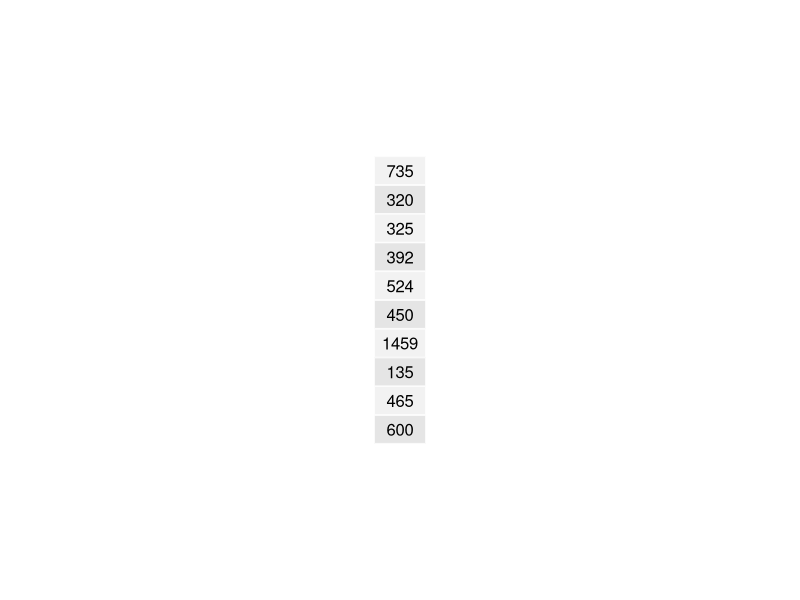
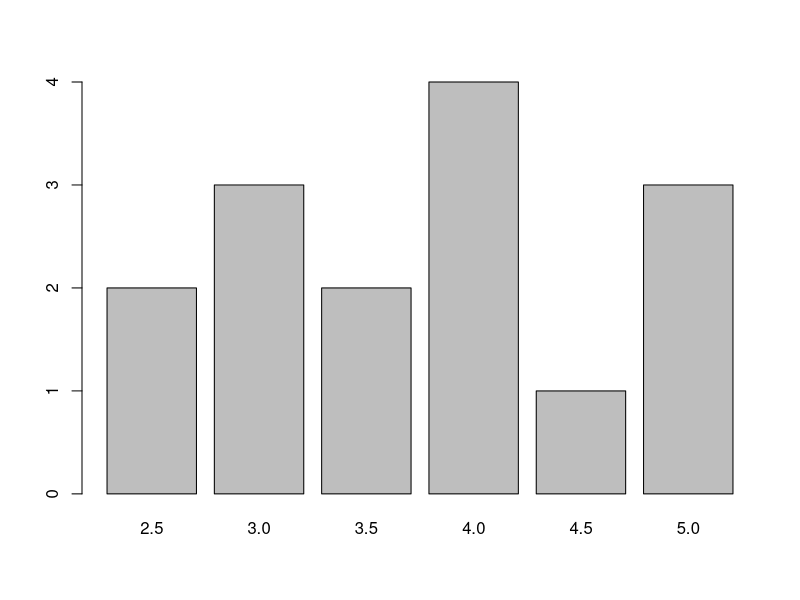
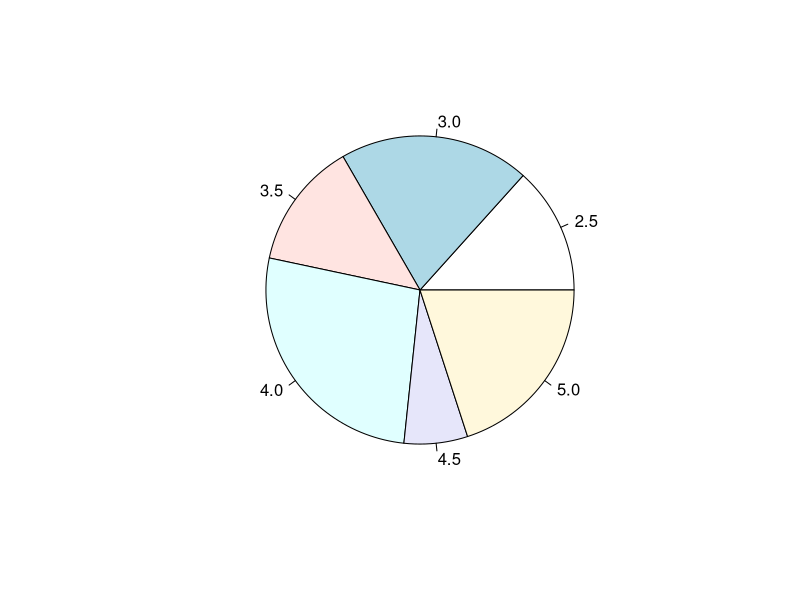
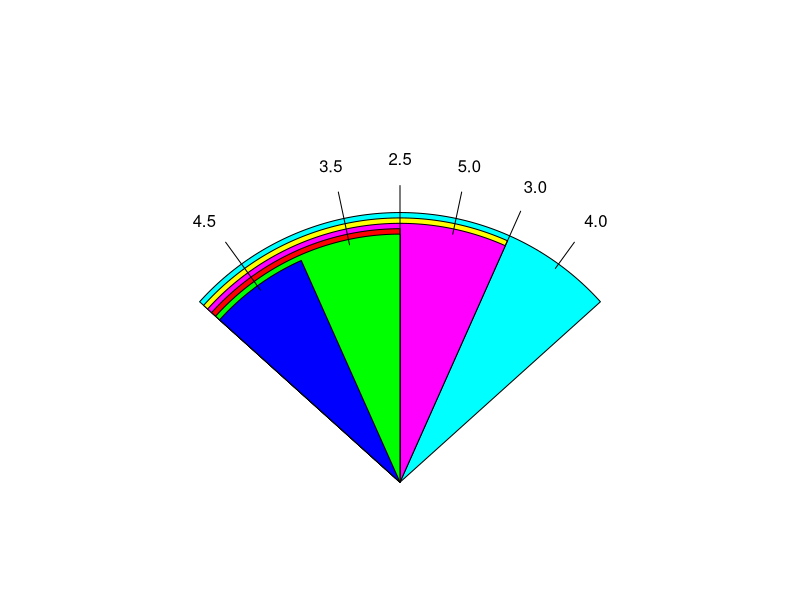
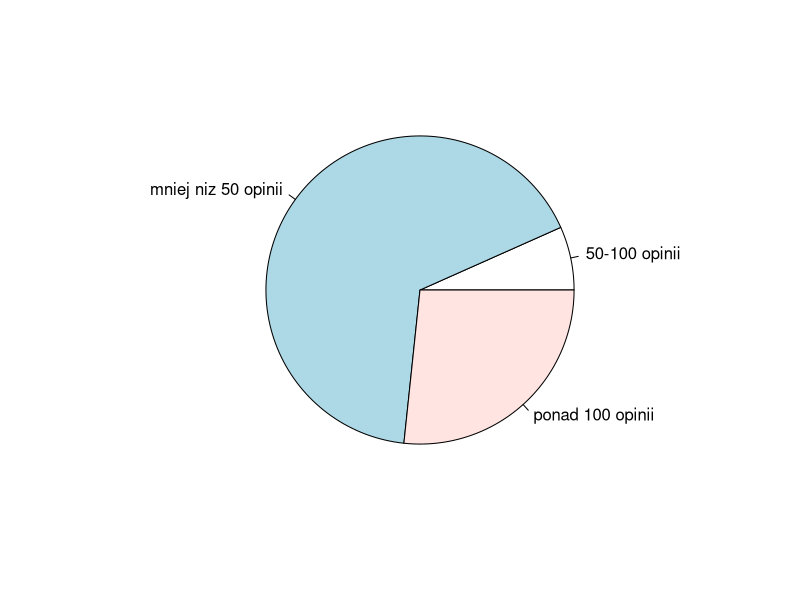

Source code (R) for these figures, in order:
#(a)
library(here)

a <- 4 * sin(pi)
b <- 3 * a

compare <- function(a, b) {
  ifelse(a > b, "a jest wieksze", "b jest wieksze")
}
print(compare(a, b))

#(b)

myMax <- max(1, 3)
print(myMax)

#(c)
myVector <- seq(90, 115, by = 1)
squaredVector <- myVector ^ 2
print(sum(squaredVector) / length(squaredVector))

#(d)
print(apropos("max", mode = "function"))

#(e)
#dodatkowa biblioteka, ktora umozliwa uzywanie sciezek


setwd("/Users/patryk/ath/Magister/Semestr I/apu/zadanie01/workdir")
eStr <- "lodówka z największą pojemnością"
save(eStr, file = "file.Rdata")
#remove(eStr)
#print(eStr)
#load("file.Rdata")
print(eStr)

#(f)
#install.packages("gridExtra")
library(gridExtra)
grid.table(rivers[1:10])

#(g)
gVector <- seq(1000, 850, -2)
print(gVector)

#(h)
hVectorA <- seq(30, 5, -1)
hVectorB <- seq(11, 23, 1)
hVectorD <- c(hVectorB, hVectorA)
print(hVectorD)

#(i)
lodowki <- c("lodowka 1", "lodowka 2", "lodowka 3", "lodowka 4", "lodowka 5", "lodowka 6", "lodowka 7", "lodowka 8", "lodowka 9", "lodowka 10")
pojemnosc_uzytkowa_chlodziarki <- c(10, 20, 30, 40, 50, 60, 70, 80, 90, 100)
pojemnosc_uzytkowa_zamrazarki <- c(100, 90, 80, 70, 60, 50, 40, 30, 20, 10)
cena <- c(1000, 1220, 3200, 3120, 1020, 3001, 2000, 4000, 4340, 2330)
liczba_opinii <- c(10, 30, 123, 1, 230, 120, 40, 53, 20, 11)
tabelka <- data.frame(lodowki, pojemnosc_uzytkowa_chlodziarki, pojemnosc_uzytkowa_zamrazarki, cena, liczba_opinii)

print(tabelka)
print(mean(tabelka$cena))

#(j)
lodowki <- c("lodowka 11")
pojemnosc_uzytkowa_chlodziarki <- c(110)
pojemnosc_uzytkowa_zamrazarki <- c(15)
cena <- c(1350)
liczba_opinii <- c(10)
nowa_lodowka_tabelka <- data.frame(lodowki, pojemnosc_uzytkowa_chlodziarki, pojemnosc_uzytkowa_zamrazarki, cena, liczba_opinii)
tabelka <- rbind(tabelka, nowa_lodowka_tabelka)
print(tabelka)
print(mean(tabelka$cena))

#(k)
oceny <- c("2.5", "3.0", "4.0", "5.0", "4.5", "4.0", "3.5", "5.0", "3.5", "3.0", "4.0")
tabelka <- cbind(tabelka, oceny)
print(tabelka)
print(tapply(tabelka$cena, tabelka$oceny, mean))

#(l)
lodowki <- c("lodowka 91", "lodowka 92", "lodowka 93", "lodowka 94")
pojemnosc_uzytkowa_chlodziarki <- c(10, 20, 30, 40)
pojemnosc_uzytkowa_zamrazarki <- c(100, 90, 80, 70)
cena <- c(1000, 1220, 3200, 3120)
liczba_opinii <- c(10, 30, 123, 1)
oceny <- c("2.5", "3.0", "4.0", "5.0")
dodatkowa_tabelka <- data.frame(lodowki, pojemnosc_uzytkowa_chlodziarki, pojemnosc_uzytkowa_zamrazarki, cena, liczba_opinii, oceny)
tabelka <- rbind(tabelka, dodatkowa_tabelka)
liczebnosc <- table(tabelka$oceny)
barplot(liczebnosc)

#(m)
#install.packages("plotrix")
procenty <- liczebnosc / sum(liczebnosc)
pie(procenty)
library(plotrix)
fan.plot(liczebnosc, labels = names(liczebnosc))

#(n)
tabelka[, "status_opinii"] <-
ifelse(tabelka$liczba_opinii >= 100, 'ponad 100 opinii',
ifelse(tabelka$liczba_opinii >= 50, '50-100 opinii',
ifelse(tabelka$liczba_opinii > 0, 'mniej niz 50 opinii', 'nie ma'))
)
print(tabelka)
udzialy <- table(tabelka$status_opinii)
pie(udzialy)

#(o)
res <- paste(tabelka$lodowki, "ma ocene klientow", tabelka$oceny, " bo ma liczbe opinii", tabelka$liczba_opinii)
print(res)

#(p)
#install.packages('here')
csvLodowki <- read.csv(file = here('zadanie01/lodowki.csv'))
print(csvLodowki)